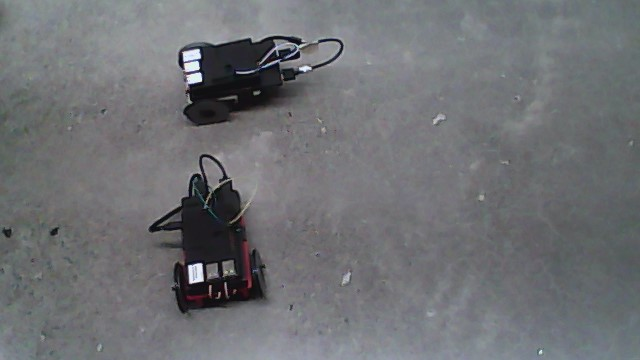
#> input picture image_processing/photos/robot_test_image.jpg, 640 x 360 px
$ python simpleHarris.py
#> lines starting #> are read from the running program, lines starting #| are printed output that depends on the picture; after the words box and inside, x2 and y2 are one past the last pixel; in counts of white or black regions, pixels touching at a corner belong together
# Simple corner detection program using harris corner detector
# Andrew Palmer (ajp294)
# 8 November 2016
# From openCV python tutorials for harris features

import cv2
import numpy as np

directory = "photos/"
filename = "robot_test_image.jpg"
path = directory + filename
print(path)

img = cv2.imread(directory + filename)
#> img is the input picture: shape (360, 640, 3); mean B, G, R 115.9, 112.6, 111
grey = cv2.cvtColor(img, cv2.COLOR_BGR2GRAY)
grey = np.float32(grey)

dst = cv2.cornerHarris(grey, 2, 3, 0.04)
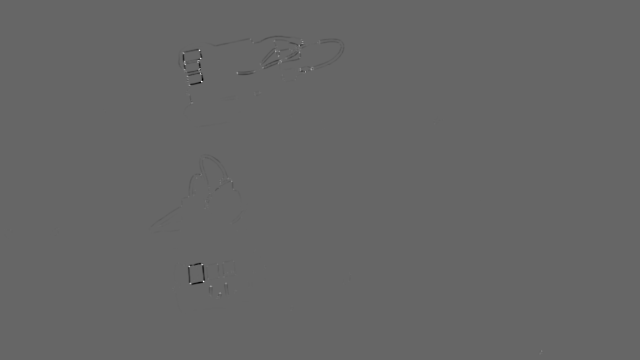
#> dst: shape (360, 640) float32; min -52852952, max 78846976, mean -43147; drawn with min black and max white

# result dilated for marking the corners, not important
dst = cv2.dilate(dst, None)
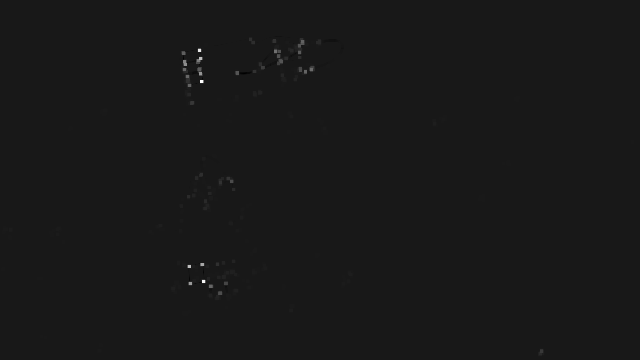
#> dst: shape (360, 640) float32; min -8503277, max 78846976, mean 71935.1; drawn with min black and max white

# Threshold for optimal value, it may vary depending on the image
img[dst>0.01*dst.max()] = [0,0,255]
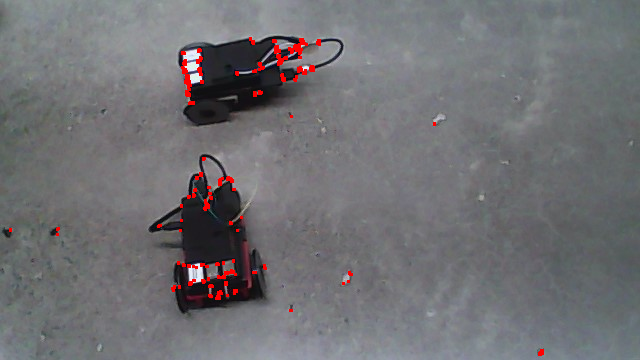
#> img: shape (360, 640, 3); 0.88% of pixels changed, all inside (x1, y1, x2, y2) = (9, 37, 544, 356)

cv2.imshow('dst', img)
k = cv2.waitKey(0) & 0xFF
#> (key q is pressed here)
if k == 27:
   # Exit on escape key press
   cv2.destroyAllWindows()
elif k == ord('q'):
   # Also exit on q key
   cv2.destroyAllWindows()

$ run again, with image_processing/photos/WIN_20161108_16_15_10_Pro.jpg copied over image_processing/photos/robot_test_image.jpg
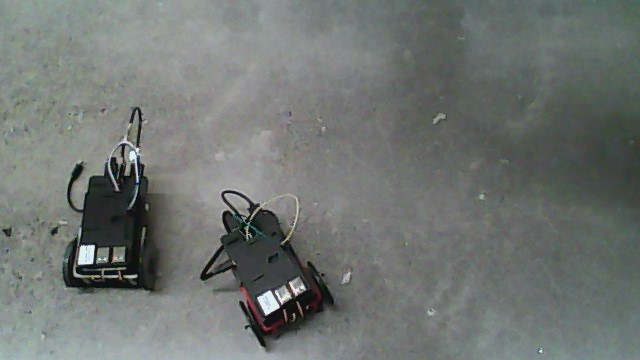
#> input picture image_processing/photos/WIN_20161108_16_15_10_Pro.jpg, 640 x 360 px
#> img is the input picture: shape (360, 640, 3); mean B, G, R 114.1, 117, 112.2
#> `dst = cv2.dilate(dst, None)`:
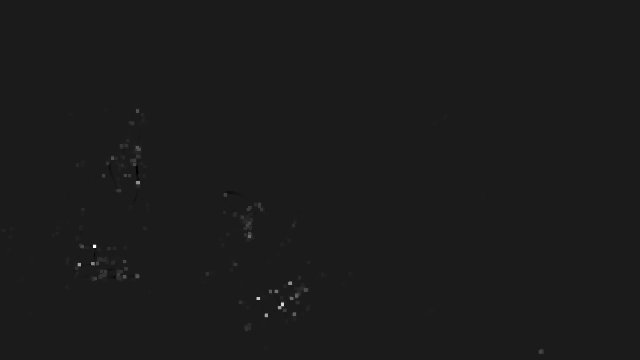
#> dst: shape (360, 640) float32; min -9201582, max 76468416, mean 80820.2; drawn with min black and max white
#> `img[dst>0.01*dst.max()] = [0,0,255]`:
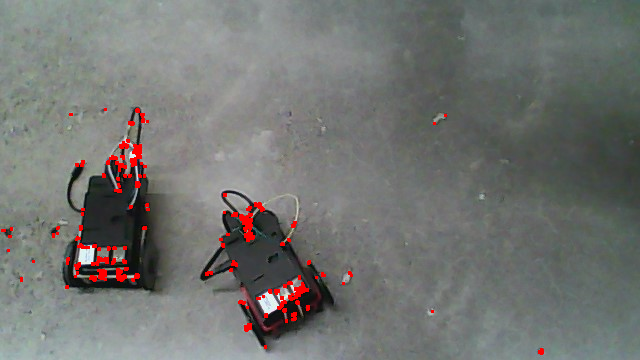
#> img: shape (360, 640, 3); 1.33% of pixels changed, all inside (x1, y1, x2, y2) = (1, 108, 544, 355)

$ run again, with image_processing/photos/WIN_20161108_16_15_20_Pro.jpg copied over image_processing/photos/robot_test_image.jpg
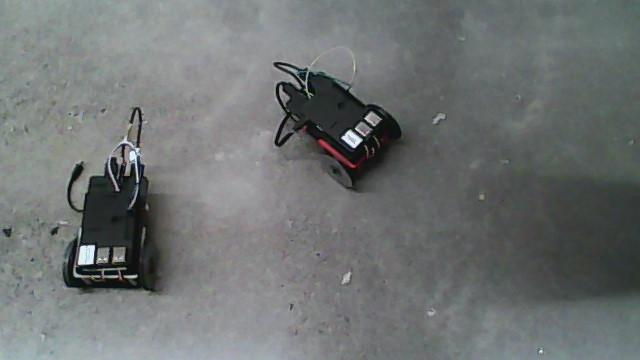
#> input picture image_processing/photos/WIN_20161108_16_15_20_Pro.jpg, 640 x 360 px
#> img is the input picture: shape (360, 640, 3); mean B, G, R 114.6, 114.8, 110.8
#> `dst = cv2.dilate(dst, None)`:
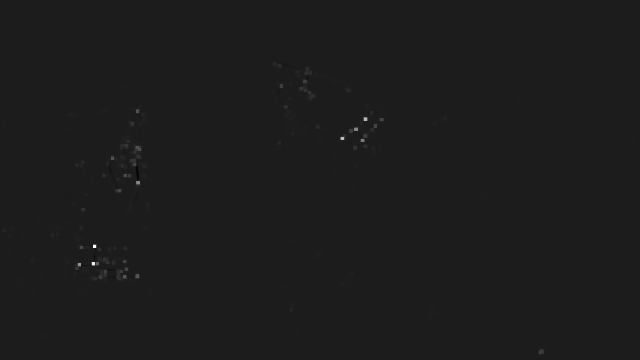
#> dst: shape (360, 640) float32; min -9814137, max 76537128, mean 62710.8; drawn with min black and max white
#> `img[dst>0.01*dst.max()] = [0,0,255]`:
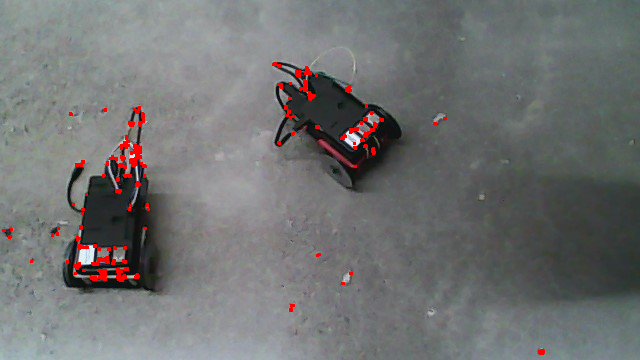
#> img: shape (360, 640, 3); 1.11% of pixels changed, all inside (x1, y1, x2, y2) = (2, 62, 545, 355)

$ run again, with image_processing/photos/WIN_20161108_16_15_31_Pro.jpg copied over image_processing/photos/robot_test_image.jpg
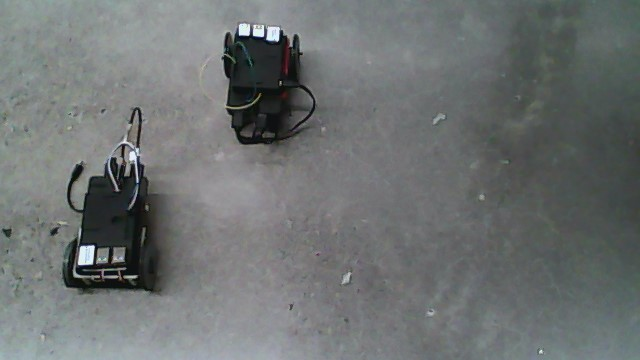
#> input picture image_processing/photos/WIN_20161108_16_15_31_Pro.jpg, 640 x 360 px
#> img is the input picture: shape (360, 640, 3); mean B, G, R 113.8, 113.9, 109.8
#> `dst = cv2.dilate(dst, None)`:
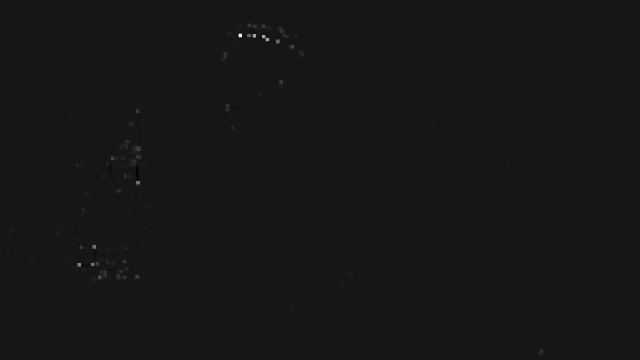
#> dst: shape (360, 640) float32; min -9567802, max 97037176, mean 64204.1; drawn with min black and max white
#> `img[dst>0.01*dst.max()] = [0,0,255]`:
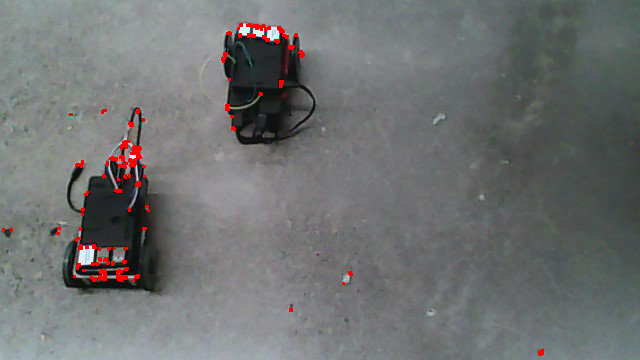
#> img: shape (360, 640, 3); 0.89% of pixels changed, all inside (x1, y1, x2, y2) = (2, 23, 544, 356)
